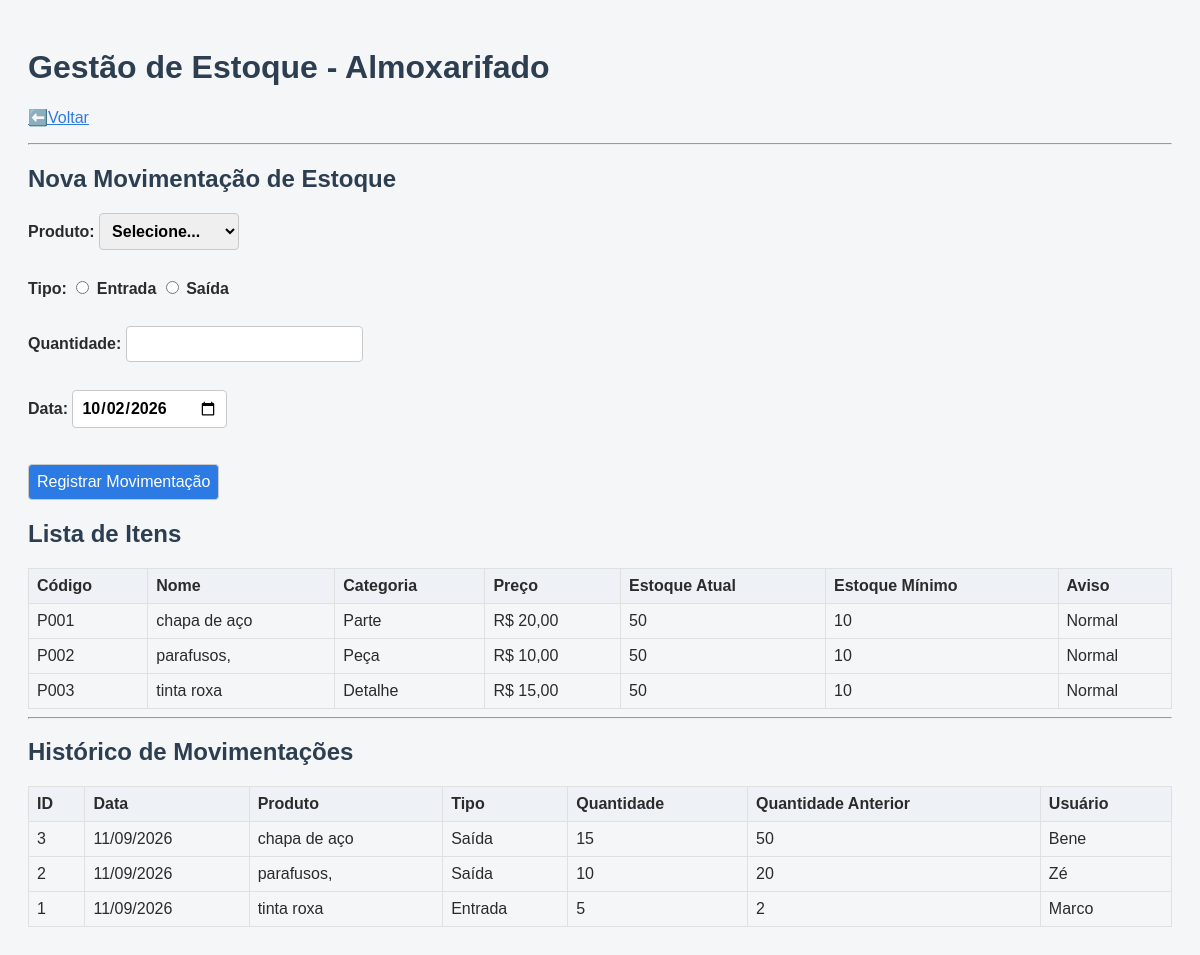
/estoque.php (signed in), run on the app's committed database.
### tables this page shows
CREATE TABLE IF NOT EXISTS `estoque` (
  `id` INT NOT NULL AUTO_INCREMENT,
  `codigo` VARCHAR(45) NOT NULL,
  `nome` VARCHAR(45) NOT NULL,
  `preco` DECIMAL(10,2) NOT NULL,
  `estoque_atual` INT NOT NULL DEFAULT 0,
  `estoque_minimo` INT NOT NULL,
  `categoria` VARCHAR(45) NOT NULL,
  `ativo` TINYINT(1) NOT NULL DEFAULT 1,
  PRIMARY KEY (`id`));

CREATE TABLE IF NOT EXISTS `movimentacoes` (
  `id` INT NOT NULL AUTO_INCREMENT,
  `tipo` INT NOT NULL COMMENT '1-entrada, 2-saida',
  `data` DATE NOT NULL,
  `quantidade` INT NOT NULL,
  `saldo_anterior` INT NOT NULL,
  `usuarios_id` INT NOT NULL,
  `estoque_id` INT NOT NULL,
  PRIMARY KEY (`id`),
  INDEX `fk_movimentacoes_usuarios_idx` (`usuarios_id` ASC) VISIBLE,
  INDEX `fk_movimentacoes_estoque1_idx` (`estoque_id` ASC) VISIBLE,
  CONSTRAINT `fk_movimentacoes_usuarios`
    FOREIGN KEY (`usuarios_id`)
    REFERENCES `usuarios` (`id`)
    ON DELETE NO ACTION
    ON UPDATE NO ACTION,
  CONSTRAINT `fk_movimentacoes_estoque1`
    FOREIGN KEY (`estoque_id`)
    REFERENCES `estoque` (`id`)
    ON DELETE NO ACTION
    ON UPDATE NO ACTION);

CREATE TABLE IF NOT EXISTS `usuarios` (
  `id` INT NOT NULL,
  `nome` VARCHAR(100) NOT NULL,
  `email` VARCHAR(100) NOT NULL,
  `senha` VARCHAR(45) NOT NULL,
  `ativo` TINYINT(1) NOT NULL DEFAULT 1,
  PRIMARY KEY (`id`),
  UNIQUE INDEX `email_UNIQUE` (`email` ASC) VISIBLE);

### estoque.php (the view, shortened to what this page needs)
<?php
require_once 'config.php';
$estoque = $conn->query("SELECT * FROM estoque WHERE ativo = 1 ORDER BY nome")->fetchAll();
$movimentacoes = $conn->query("SELECT m.*, p.nome AS produto_nome, u.nome AS usuario_nome FROM movimentacoes m JOIN estoque p ON m.estoque_id = p.id JOIN usuarios u ON m.usuarios_id = u.id ORDER BY m.id DESC")->fetchAll();
?>
<!DOCTYPE html>
<html lang="pt-BR">
<head>
    <link rel="stylesheet" href="estilo.css">
</head>
<body>
    <h1>Gestão de Estoque - Almoxarifado</h1>
    <p><a href="index.php">⬅️Voltar</a></p>
    <hr>
    <h2>Nova Movimentação de Estoque</h2>
    <form method="post">
        <label>Produto:
            <select name="produto_id" required>
                <option value="">Selecione...</option>
            </select>
        </label>
        <br>
        <label>Tipo:
            <input type="radio" name="tipo" value="ENTRADA" required> Entrada
            <input type="radio" name="tipo" value="SAIDA" required> Saída
        </label>
        <br>
        <label>Quantidade:
            <input type="number" name="quantidade" min="1" required>
        </label>
        <br>
        <label>
            Data:
            <input type="date" name="data" value="<?= date('Y-m-d') ?>" required>
        </label>
        <br>
        <br>
        <button type="submit">Registrar Movimentação</button>
    </form>
    <h2>Lista de Itens</h2>
    <?php if ($estoque): ?>
        <table border="1">
            <tr>
                <th>Código</th>
                <th>Nome</th>
                <th>Categoria</th>
                <th>Preço</th>
                <th>Estoque Atual</th>
                <th>Estoque Mínimo</th>
                <th>Aviso</th>
            </tr>
            <?php foreach ($estoque as $p): ?>
                <tr|>
                    <td><?= htmlspecialchars($p['codigo']) ?></td>
                    <td><?= htmlspecialchars($p['nome']) ?></td>
                    <td><?= htmlspecialchars($p['categoria'] ?? '') ?></td>
                    <td>R$ <?= number_format($p['preco'], 2, ',', '.') ?></td>
                    <td><?= $p['estoque_atual'] ?></td>
                    <td><?= $p['estoque_minimo'] ?></td>
                    <td><?= $p['estoque_atual'] < $p['estoque_minimo'] ? '<strong>AVISO: estoque abaixo do mínimo</strong>' : 'Normal' ?></td>
            <?php endforeach; ?>
        </table>
    <?php else: ?><p>Nenhum produto cadastrado.</p><?php endif; ?>
    <hr>
    <h2>Histórico de Movimentações</h2>
    <?php if ($movimentacoes): ?>
        <table border="1">
            <tr>
                <th>ID</th>
                <th>Data</th>
                <th>Produto</th>
                <th>Tipo</th>
                <th>Quantidade</th>
                <th>Quantidade Anterior</th>
                <th>Usuário</th>
            </tr>
            <?php foreach ($movimentacoes as $m): ?>
                <tr>
                    <td><?= $m['id'] ?></td>
                    <td><?= date('d/m/Y', strtotime($m['data'])) ?></td>
                    <td><?= htmlspecialchars($m['produto_nome']) ?></td>
                    <td><?= $m['tipo'] == 1 ? 'Entrada' : 'Saída' ?></td>
                    <td><?= $m['quantidade'] ?></td>
                    <td><?= $m['saldo_anterior'] ?></td>
                    <td><?= htmlspecialchars($m['usuario_nome']) ?></td>
                </tr>
            <?php endforeach; ?>
        </table>
    <?php else: ?><p>Nenhuma movimentação registrada.</p><?php endif; ?>
</body>
</html>

### estilo.css (style rules this page uses)
body { font-family: Arial, Helvetica, sans-serif; background-color: #f4f6f8; color: #2b2b2b; padding: 20px; }
h1, h2 { color: #2c3e50; }
label { display: block; font-weight: bold; margin-top: 10px; }
input, select, textarea, button { font: inherit; padding: 8px; border-radius: 4px; border: 1px solid #c9c9c9; }
button { background-color: #2c7be5; color: #ffffff; cursor: pointer; }
a { color: #2c7be5; }
table { width: 100%; border-collapse: collapse; margin-top: 10px; }
th, td { padding: 8px; border: 1px solid #e0e0e0; text-align: left; }
th { background-color: #eef2f7; }

### data on the page
estoque: codigo "P001", nome "chapa de aço", categoria "Parte", preco "20,00", estoque_atual "50", estoque_minimo "10", shows "Normal"
estoque: codigo "P002", nome "parafusos,", categoria "Peça", preco "10,00", estoque_atual "50", estoque_minimo "10", shows "Normal"
estoque: codigo "P003", nome "tinta roxa", categoria "Detalhe", preco "15,00", estoque_atual "50", estoque_minimo "10", shows "Normal"
movimentacoes: id "3", data "11/09/2026", estoque.nome "chapa de aço", tipo "Saída", quantidade "15", saldo_anterior "50", usuarios.nome "Bene"
movimentacoes: id "2", data "11/09/2026", estoque.nome "parafusos,", tipo "Saída", quantidade "10", saldo_anterior "20", usuarios.nome "Zé"
movimentacoes: id "1", data "11/09/2026", estoque.nome "tinta roxa", tipo "Entrada", quantidade "5", saldo_anterior "2", usuarios.nome "Marco"
